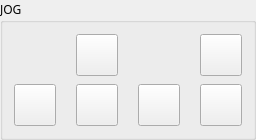
       <widget class="QGroupBox" name="groupBox">
        <property name="font">
         <font>
          <family>3270 Semi-Condensed</family>
          <fontweight>DemiBold</fontweight>
         </font>
        </property>
        <property name="title">
         <string>JOG</string>
        </property>
        <layout class="QHBoxLayout" name="horizontalLayout_33">
         <item>
          <layout class="QGridLayout" name="gridLayout">
           <property name="horizontalSpacing">
            <number>20</number>
           </property>
           <property name="verticalSpacing">
            <number>8</number>
           </property>
           <item row="1" column="5">
            <widget class="ActionButton" name="jogxplus_abutton">
             <property name="minimumSize">
              <size>
               <width>42</width>
               <height>42</height>
              </size>
             </property>
             <property name="maximumSize">
              <size>
               <width>48</width>
               <height>48</height>
              </size>
             </property>
             <property name="font">
              <font>
               <family>3270 Semi-Condensed</family>
               <fontweight>DemiBold</fontweight>
              </font>
             </property>
             <property name="text">
              <string/>
             </property>
             <property name="icon">
              <iconset resource="../resources.qrc">
               <normaloff>:/images/x_plus_jog_button.png</normaloff>:/images/x_plus_jog_button.png</iconset>
             </property>
             <property name="iconSize">
              <size>
               <width>32</width>
               <height>32</height>
              </size>
             </property>
             <property name="actionName" stdset="0">
              <string>machine.jog.axis:x,pos</string>
             </property>
            </widget>
           </item>
           <item row="1" column="3">
            <widget class="ActionButton" name="jogxmin_abutton">
             <property name="minimumSize">
              <size>
               <width>42</width>
               <height>42</height>
              </size>
             </property>
             <property name="maximumSize">
              <size>
               <width>48</width>
               <height>48</height>
              </size>
             </property>
             <property name="font">
              <font>
               <family>3270 Semi-Condensed</family>
               <fontweight>DemiBold</fontweight>
              </font>
             </property>
             <property name="text">
              <string/>
             </property>
             <property name="icon">
              <iconset resource="../resources.qrc">
               <normaloff>:/images/x_minus_jog_button.png</normaloff>:/images/x_minus_jog_button.png</iconset>
             </property>
             <property name="iconSize">
              <size>
               <width>32</width>
               <height>32</height>
              </size>
             </property>
             <property name="actionName" stdset="0">
              <string>machine.jog.axis:x,neg</string>
             </property>
            </widget>
           </item>
           <item row="0" column="4">
            <widget class="ActionButton" name="jogyplus_abutton">
             <property name="minimumSize">
              <size>
               <width>42</width>
               <height>42</height>
              </size>
             </property>
             <property name="maximumSize">
              <size>
               <width>48</width>
               <height>48</height>
              </size>
             </property>
             <property name="font">
              <font>
               <family>3270 Semi-Condensed</family>
               <fontweight>DemiBold</fontweight>
              </font>
             </property>
             <property name="text">
              <string/>
             </property>
             <property name="icon">
              <iconset resource="../resources.qrc">
               <normaloff>:/images/y_plus_jog_button.png</normaloff>:/images/y_plus_jog_button.png</iconset>
             </property>
             <property name="iconSize">
              <size>
               <width>32</width>
               <height>32</height>
              </size>
             </property>
             <property name="actionName" stdset="0">
              <string>machine.jog.axis:y,pos</string>
             </property>
            </widget>
           </item>
           <item row="0" column="7">
            <widget class="ActionButton" name="jogzplus_abutton">
             <property name="minimumSize">
              <size>
               <width>42</width>
               <height>42</height>
              </size>
             </property>
             <property name="maximumSize">
              <size>
               <width>48</width>
               <height>48</height>
              </size>
             </property>
             <property name="font">
              <font>
               <family>3270 Semi-Condensed</family>
               <fontweight>DemiBold</fontweight>
              </font>
             </property>
             <property name="text">
              <string/>
             </property>
             <property name="icon">
              <iconset resource="../resources.qrc">
               <normaloff>:/images/z_plus_jog_button.png</normaloff>:/images/z_plus_jog_button.png</iconset>
             </property>
             <property name="iconSize">
              <size>
               <width>32</width>
               <height>32</height>
              </size>
             </property>
             <property name="actionName" stdset="0">
              <string>machine.jog.axis:z,pos</string>
             </property>
            </widget>
           </item>
           <item row="1" column="7">
            <widget class="ActionButton" name="jogzmin_abutton">
             <property name="minimumSize">
              <size>
               <width>42</width>
               <height>42</height>
              </size>
             </property>
             <property name="maximumSize">
              <size>
               <width>48</width>
               <height>48</height>
              </size>
             </property>
             <property name="font">
              <font>
               <family>3270 Semi-Condensed</family>
               <fontweight>DemiBold</fontweight>
              </font>
             </property>
             <property name="text">
              <string/>
             </property>
             <property name="icon">
              <iconset resource="../resources.qrc">
               <normaloff>:/images/z_minus_jog_button.png</normaloff>:/images/z_minus_jog_button.png</iconset>
             </property>
             <property name="iconSize">
              <size>
               <width>32</width>
               <height>32</height>
              </size>
             </property>
             <property name="actionName" stdset="0">
              <string>machine.jog.axis:z,neg</string>
             </property>
            </widget>
           </item>
           <item row="1" column="4">
            <widget class="ActionButton" name="jogymin_abutton">
             <property name="minimumSize">
              <size>
               <width>42</width>
               <height>42</height>
              </size>
             </property>
             <property name="maximumSize">
              <size>
               <width>48</width>
               <height>48</height>
              </size>
             </property>
             <property name="font">
              <font>
               <family>3270 Semi-Condensed</family>
               <fontweight>DemiBold</fontweight>
              </font>
             </property>
             <property name="text">
              <string/>
             </property>
             <property name="icon">
              <iconset resource="../resources.qrc">
               <normaloff>:/images/y_minus_jog_button.png</normaloff>:/images/y_minus_jog_button.png</iconset>
             </property>
             <property name="iconSize">
              <size>
               <width>32</width>
               <height>32</height>
              </size>
             </property>
             <property name="actionName" stdset="0">
              <string>machine.jog.axis:y,neg</string>
             </property>
            </widget>
           </item>
          </layout>
         </item>
        </layout>
       </widget>
